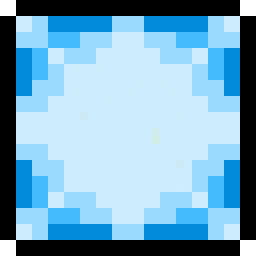
#> input picture Buffs/NullBuffBackGround.png, 32 x 32 px (shown 8 times larger)
$ python GeneratePainkillerBuff.py
#> lines starting #> are read from the running program, lines starting #| are printed output that depends on the picture
### Tools/BuffIcons/buff_icon.py
"""buff 图标公共流程：内容层透明底绘制，预览与正式写入都合成到统一 buff 背景上。

游戏里不另叠背景，正式 PNG 必须是合成后的成图。
"""
from pathlib import Path
from PIL import Image

HERE = Path(__file__).resolve().parent
ROOT = HERE.parents[1]
OUTPUT = HERE / 'output'
BACKGROUND = ROOT / 'Buffs/NullBuffBackGround.png'
SIZE = 32


def outline(cells, key='O'):
    """四邻域外扩一像素描边。"""
    out = dict(cells)
    for (x, y) in cells:
        for ddx, ddy in ((1, 0), (-1, 0), (0, 1), (0, -1)):
            p = (x + ddx, y + ddy)
            if p not in cells and 0 <= p[0] < SIZE and 0 <= p[1] < SIZE:
                out[p] = key
    return out


def to_image(cells, palette):
    im = Image.new('RGBA', (SIZE, SIZE))
    for (x, y), k in cells.items():
        im.putpixel((x, y), Image.new('RGB', (1, 1), palette[k]).getpixel((0, 0)) + (255,))
    return im


def composite(im):
    comp = Image.open(BACKGROUND).convert('RGBA')
    comp.alpha_composite(im)
    return comp


def review(images, scale=8):
    pad = 12
    w = len(images) * (SIZE * scale + pad) + pad
    h = SIZE * scale + SIZE * 2 + pad * 3
    sheet = Image.new('RGBA', (w, h), (58, 58, 70, 255))
    for i, im in enumerate(images.values()):
        comp = composite(im)
        x = pad + i * (SIZE * scale + pad)
        sheet.paste(comp.resize((SIZE * scale,) * 2, Image.NEAREST), (x, pad))
        sheet.paste(comp, (x, SIZE * scale + pad * 2))
        sheet.paste(comp.resize((SIZE * 2,) * 2, Image.NEAREST), (x + SIZE + pad, SIZE * scale + pad * 2))
    return sheet


def run(name, images, target):
    """默认只输出预览；--apply <方案> 把该方案合成背景后写入 target。"""
    import argparse
    ap = argparse.ArgumentParser()
    ap.add_argument('--apply', metavar='VARIANT', help='把选定方案合成背景后写入正式贴图')
    args = ap.parse_args()
    OUTPUT.mkdir(exist_ok=True)
    for k, im in images.items():
        im.save(OUTPUT / f'{name}_{k}.png')
    review(images).save(OUTPUT / f'{name}-review.png')
    if args.apply:
        composite(images[args.apply]).save(target)
        print('wrote', target)

### Tools/BuffIcons/GeneratePainkillerBuff.py
"""止痛药 buff 图标：胶囊、爱心十字或圆角十字，对应"持续恢复生命"。

Python + Pillow。形状用隐式函数逐像素中心采样，按左上光源分档上色，再统一加深红褐外描边；
配色取自止痛药物品像素图（橙色药液与奶油十字）。不做抗锯齿。预览与 --apply 写入流程见 buff_icon.py。
"""
import math
from buff_icon import ROOT, SIZE, outline, run, to_image

TARGET = ROOT / 'ElainaModAlchemy/Buffs/PainkillerBuff.png'

PALETTE = {
    'O': '#4a1a1c',  # 外描边
    'D': '#b9483a',  # 橙红暗部
    'M': '#e2733f',  # 橙色主色
    'L': '#f5a052',  # 橙色亮部
    'Y': '#ffd08a',  # 橙色高光
    'C': '#fff4dc',  # 奶油
    'E': '#e1bd8d',  # 奶油暗部
    'W': '#ffffff',  # 镜面高光
}


def shade(px, py, cx, cy, r, keys):
    """按到左上光点的距离分档；keys 由亮到暗。"""
    k = math.hypot(px - (cx - 0.4 * r), py - (cy - 0.4 * r)) / r
    for limit, key in zip((0.45, 0.95, 1.35), keys):
        if k < limit:
            return key
    return keys[-1]


def capsule():
    """斜放胶囊：左下橙色半、右上奶油半，接缝一道暗线。"""
    x1, y1, x2, y2, r = 10.0, 22.0, 22.0, 10.0, 5.0
    ux, uy = (x2 - x1), (y2 - y1)
    length = math.hypot(ux, uy)
    ux, uy = ux / length, uy / length
    cells = {}
    for y in range(SIZE):
        for x in range(SIZE):
            px, py = x + 0.5, y + 0.5
            t = (px - x1) * ux + (py - y1) * uy
            tc = max(0.0, min(length, t))
            v = (px - x1) * -uy + (py - y1) * ux  # v<0 为左上受光侧
            if math.hypot(px - x1 - ux * tc, py - y1 - uy * tc) > r:
                continue
            if abs(t - length / 2) < 0.6:
                cells[(x, y)] = 'O'
                continue
            orange = t < length / 2
            lit = v / r
            if orange:
                key = 'Y' if lit < -0.45 else 'L' if lit < -0.05 else 'M' if lit < 0.55 else 'D'
            else:
                key = 'W' if lit < -0.45 else 'C' if lit < 0.4 else 'E'
            cells[(x, y)] = key
    return cells


def heart(cx, cy, s):
    """隐式爱心 (x²+y²-1)³ - x²y³ <= 0，s 为缩放。"""
    cells = {}
    for y in range(SIZE):
        for x in range(SIZE):
            px, py = x + 0.5, y + 0.5
            hx, hy = (px - cx) / s, -(py - cy) / s
            if (hx * hx + hy * hy - 1) ** 3 - hx * hx * hy ** 3 <= 0:
                cells[(x, y)] = shade(px, py, cx, cy - 0.3 * s, 1.25 * s, 'YLMD')
    return cells


def plus(cx, cy, arm, half, round_=1.2):
    """圆角十字：两条圆角矩形相并。arm 为臂长半径，half 为臂宽半径。"""
    def rrect(px, py, hx, hy):
        qx, qy = abs(px - cx) - (hx - round_), abs(py - cy) - (hy - round_)
        return math.hypot(max(qx, 0), max(qy, 0)) <= round_
    cells = {}
    for y in range(SIZE):
        for x in range(SIZE):
            px, py = x + 0.5, y + 0.5
            if rrect(px, py, arm, half) or rrect(px, py, half, arm):
                cells[(x, y)] = (px, py)
    return cells


def variant_a():
    return to_image(outline(capsule()), PALETTE)
#> in to_image, `im = Image.new('RGBA', (SIZE, SIZE))`: im: PIL image 32x32 RGBA; every value is 0
#> after the loop in to_image, `for (x, y), k in cells.items():`:
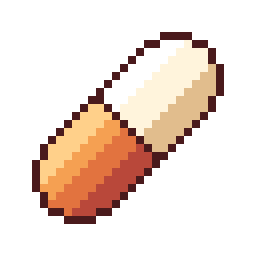
#> im: PIL image 32x32 RGBA (shown 8 times larger); mean R, G, B, A 62.8, 46.7, 37.2, 78.7; transparent parts drawn white


def variant_b():
    cells = outline(heart(16.0, 16.0, 9.2))
#> after the loop in heart, `for y in range(SIZE):`: cells = 308 items
#> the loop in outline (call 2), `for (x, y) in cells:` made 308 passes
#> (x, y) on passes 1 to 3: (8, 5), (9, 5), (10, 5)
#> cells = 368 items
    # 心口一枚奶油十字，右下描暗边
    for (x, y) in plus(16.5, 17.5, 3.6, 1.6, 0.1):
        cells[(x, y)] = 'C'
    for (x, y) in plus(17.5, 18.5, 3.6, 1.6, 0.1):
        if cells.get((x, y)) != 'C' and (x, y) in cells and cells[(x, y)] != 'O':
            cells[(x, y)] = 'D'
    cells[(11, 11)] = 'W'
    cells[(10, 12)] = 'W'
    return to_image(cells, PALETTE)
#> the loop in to_image (call 2), `for (x, y), k in cells.items():` made 368 passes
#> after the loop in to_image (call 2), `for (x, y), k in cells.items():`:
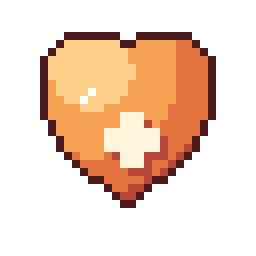
#> im: PIL image 32x32 RGBA (shown 8 times larger); mean R, G, B, A 76.5, 50.9, 33.2, 91.6; transparent parts drawn white


def variant_c():
    cross = plus(15.5, 15.5, 9.6, 3.6, 1.0)
#> cross = 217 items
    cells = {}
    for p, (px, py) in cross.items():
        cells[p] = shade(px, py, 15.5, 15.5, 11.5, 'YLMD')
#> this loop made 217 passes
#> (p, px, py, k in shade) on passes 1 to 3: ((12, 6), 12.5, 6.5, 0.407), ((13, 6), 13.5, 6.5, 0.444), ((14, 6), 14.5, 6.5, 0.494)
#> after the loop, cells = 217 items
    cells = outline(cells)
#> cells = 289 items
    # 中心奶油小十字，呼应瓶身
    for p in plus(15.5, 15.5, 3.2, 1.2, 0.1):
        cells[p] = 'C'
    return to_image(cells, PALETTE)
#> the loop in to_image (call 3), `for (x, y), k in cells.items():` made 289 passes
#> (x, y, k) on passes 1 to 3: (12, 6, 'Y'), (13, 6, 'Y'), (14, 6, 'L')
#> after the loop in to_image (call 3), `for (x, y), k in cells.items():`:
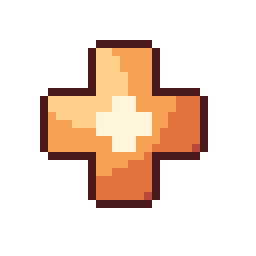
#> im: PIL image 32x32 RGBA (shown 8 times larger); mean R, G, B, A 56.7, 37.8, 25.1, 72; transparent parts drawn white


if __name__ == '__main__':
    run('PainkillerBuff', {'A': variant_a(), 'B': variant_b(), 'C': variant_c()}, TARGET)
#> the loop in run, `for k, im in images.items():` made 3 passes
#> k on passes 1 to 3: 'A', 'B', 'C'
#> in review, `w = len(images) * (SIZE * scale + pad) + pad`: w = 816
#> in review, `sheet = Image.new('RGBA', (w, h), (58, 58, 70, 255))`:
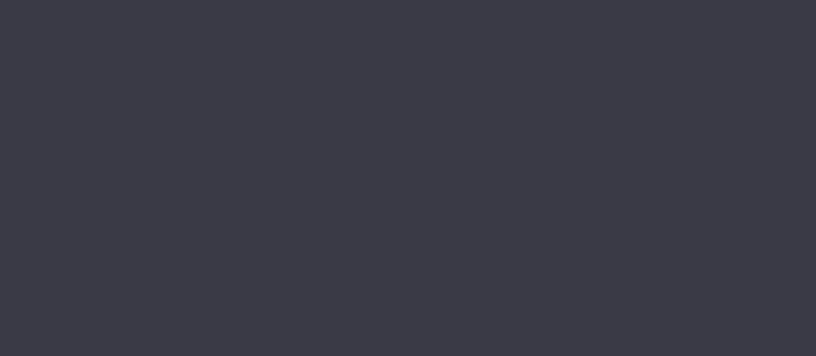
#> sheet: PIL image 816x356 RGBA; mean R, G, B, A 58, 58, 70, 255
#> in composite, comp is the input picture: PIL image 32x32 RGBA; mean R, G, B, A 115.8, 163.7, 190.4, 251
#> in composite, `comp.alpha_composite(im)`:
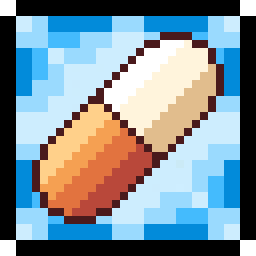
#> comp: PIL image 32x32 RGBA (shown 8 times larger); mean R, G, B, A 121.3, 139.5, 149.3, 251; transparent parts drawn white
#> in review, `x = pad + i * (SIZE * scale + pad)`: x = 12
#> in review, `sheet.paste(comp.resize((SIZE * scale,) * 2, Image.NEAREST), (x, pad))`:
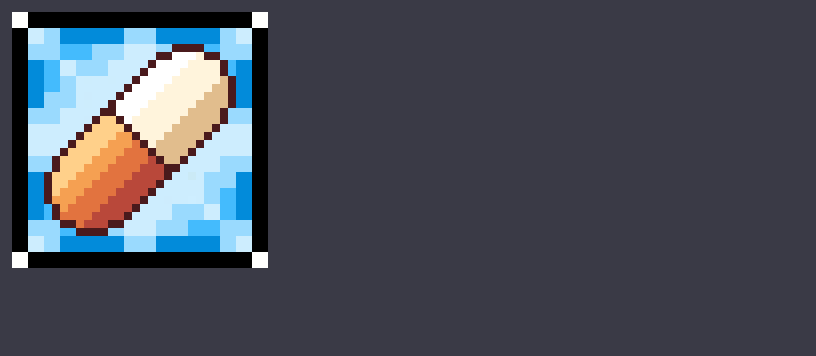
#> sheet: PIL image 816x356 RGBA; mean R, G, B, A 72.3, 76.4, 87.9, 254.1; transparent parts drawn white
